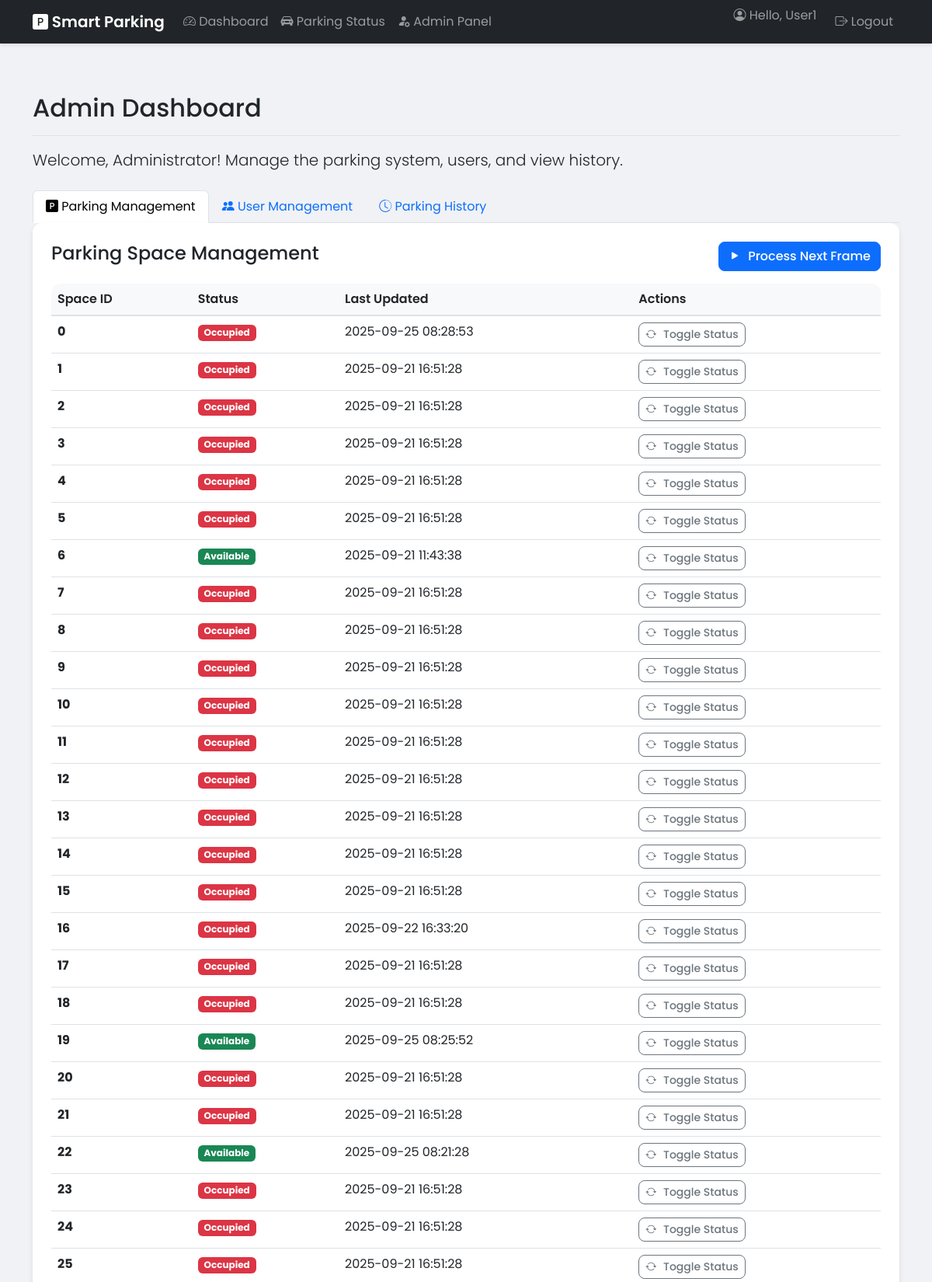
The page /admin (signed in, upper part) on the database its author committed.
### models.py (models this page shows, shortened)
class User(db.Model, UserMixin):
    id = db.Column(db.Integer, primary_key=True)
    username = db.Column(db.String(80), unique=True, nullable=False)
    email = db.Column(db.String(120), unique=True, nullable=False)
    password = db.Column(db.String(200), nullable=False)
    is_admin = db.Column(db.Boolean, default=False)
    created_at = db.Column(db.DateTime, default=datetime.utcnow)

class ParkingSpace(db.Model):
    id = db.Column(db.Integer, primary_key=True)
    space_id = db.Column(db.Integer, nullable=False)  # Matches id in bounding_boxes.json
    is_occupied = db.Column(db.Boolean, default=False)
    last_updated = db.Column(db.DateTime, default=datetime.utcnow)

### app.py (the view)
    @app.route('/admin')
    @login_required
    def admin_dashboard():
        if not current_user.is_admin:
            return redirect(url_for('dashboard'))
        users = User.query.all()
        parking_spaces = ParkingSpace.query.all()
        parking_history = ParkingHistory.query.order_by(ParkingHistory.timestamp.desc()).limit(50).all()
        return render_template('admin.html',
                              users=users,
                              parking_spaces=parking_spaces,
                              parking_history=parking_history)

### templates/admin.html (shortened to what this page needs)
{% extends "base.html" %}
{% block content %}
<div class="d-flex justify-content-between flex-wrap flex-md-nowrap align-items-center pt-3 pb-2 mb-3 border-bottom">
    <h1 class="h2">Admin Dashboard</h1>
</div>
<p class="lead">Welcome, Administrator! Manage the parking system, users, and view history.</p>
<div class="row mt-4">
    <div class="col-md-12">
        <ul class="nav nav-tabs" id="adminTabs" role="tablist">
            <li class="nav-item" role="presentation">
                <button class="nav-link active" id="parking-tab" data-bs-toggle="tab" data-bs-target="#parking" type="button" role="tab"><i class="bi bi-p-square-fill"></i> Parking Management</button>
            </li>
            <li class="nav-item" role="presentation">
                <button class="nav-link" id="users-tab" data-bs-toggle="tab" data-bs-target="#users" type="button" role="tab"><i class="bi bi-people-fill"></i> User Management</button>
            </li>
            <li class="nav-item" role="presentation">
                <button class="nav-link" id="history-tab" data-bs-toggle="tab" data-bs-target="#history" type="button" role="tab"><i class="bi bi-clock-history"></i> Parking History</button>
            </li>
        </ul>
        <div class="tab-content card" id="adminTabsContent">
            <div class="tab-pane fade show active p-4" id="parking" role="tabpanel">
                <div class="d-flex justify-content-between align-items-center mb-3">
                    <h4>Parking Space Management</h4>
                    <button id="processFrameBtn" class="btn btn-primary"><i class="bi bi-play-fill"></i> Process Next Frame</button>
                </div>
                <div class="table-responsive">
                    <table class="table table-hover">
                        <thead>
                            <tr>
                                <th>Space ID</th>
                                <th>Status</th>
                                <th>Last Updated</th>
                                <th>Actions</th>
                            </tr>
                        </thead>
                        <tbody>
                            {% for space in parking_spaces %}
                            <tr>
                                <td><strong>{{ space.space_id }}</strong></td>
                                <td>
                                    {% if space.is_occupied %}
                                        <span class="badge bg-danger">Occupied</span>
                                    {% else %}
                                        <span class="badge bg-success">Available</span>
                                    {% endif %}
                                </td>
                                <td>{{ space.last_updated.strftime('%Y-%m-%d %H:%M:%S') if space.last_updated else 'N/A' }}</td>
                                <td>
                                    <button class="btn btn-sm btn-outline-secondary toggle-space" data-space-id="{{ space.space_id }}">
                                        <i class="bi bi-arrow-repeat"></i> Toggle Status
                                    </button>
                                </td>
                            </tr>
                            {% endfor %}
                        </tbody>
                    </table>
                </div>
            </div>
        </div>
    </div>
</div>
{% endblock %}

### templates/base.html (shortened to what this page needs)
<!DOCTYPE html>
<html lang="en">
<head>
    <link href="https://cdn.jsdelivr.net/npm/bootstrap@5.3.0/dist/css/bootstrap.min.css" rel="stylesheet">
    <link rel="stylesheet" href="https://cdn.jsdelivr.net/npm/bootstrap-icons@1.10.5/font/bootstrap-icons.css">
    <link rel="stylesheet" href="{{ url_for('static', filename='css/style.css') }}">
</head>
<body>
    <nav class="navbar navbar-expand-lg navbar-dark bg-dark">
        <div class="container">
            <a class="navbar-brand" href="{{ url_for('index') }}"><i class="bi bi-p-square-fill"></i> Smart Parking</a>
            <div class="collapse navbar-collapse" id="navbarNav">
                <ul class="navbar-nav me-auto">
                    {% if current_user.is_authenticated %}
                        <li class="nav-item">
                            <a class="nav-link" href="{{ url_for('dashboard') }}"><i class="bi bi-speedometer2"></i> Dashboard</a>
                        </li>
                        <li class="nav-item">
                            <a class="nav-link" href="{{ url_for('parking_status') }}"><i class="bi bi-car-front-fill"></i> Parking Status</a>
                        </li>
                        {% if current_user.is_admin %}
                            <li class="nav-item">
                                <a class="nav-link" href="{{ url_for('admin_dashboard') }}"><i class="bi bi-person-fill-gear"></i> Admin Panel</a>
                            </li>
                        {% endif %}
                    {% endif %}
                </ul>
                <ul class="navbar-nav">
                    {% if current_user.is_authenticated %}
                        <li class="nav-item">
                            <span class="navbar-text me-3"><i class="bi bi-person-circle"></i> Hello, {{ current_user.username }}</span>
                        </li>
                        <li class="nav-item">
                            <a class="nav-link" href="{{ url_for('auth.logout') }}"><i class="bi bi-box-arrow-right"></i> Logout</a>
                        </li>
                    {% endif %}
                </ul>
            </div>
        </div>
    </nav>
    <div class="container mt-5">
        {% block content %}{% endblock %}
    </div>
</body>
</html>

### static/css/style.css (style rules this page uses)
body { font-family: 'Poppins', sans-serif; background-color: #f0f2f5; }
.navbar { box-shadow: 0 2px 4px rgba(0,0,0,0.1); }
.navbar-brand { font-weight: 600; }
.card { border: none; border-radius: 0.75rem; box-shadow: 0 4px 6px rgba(0, 0, 0, 0.1); margin-bottom: 1.5rem; transition: all 0.3s ease; }
.btn { border-radius: 0.5rem; font-weight: 500; }
.btn-primary { background-color: #0d6efd; border-color: #0d6efd; }
.table { background-color: #fff; border-radius: 0.75rem; overflow: hidden; }
.table thead th { background-color: #f8f9fa; border-bottom: 2px solid #dee2e6; font-weight: 600; }
.btn i { margin-right: 5px; }

### rows shown on the page
User: username "User1"
ParkingSpace: space_id "0", is_occupied "Occupied", last_updated "2025-09-25 08:28:53"
ParkingSpace: space_id "1", is_occupied "Occupied", last_updated "2025-09-21 16:51:28"
ParkingSpace: space_id "2", is_occupied "Occupied", last_updated "2025-09-21 16:51:28"
ParkingSpace: space_id "3", is_occupied "Occupied", last_updated "2025-09-21 16:51:28"
ParkingSpace: space_id "4", is_occupied "Occupied", last_updated "2025-09-21 16:51:28"
ParkingSpace: space_id "5", is_occupied "Occupied", last_updated "2025-09-21 16:51:28"
ParkingSpace: space_id "6", is_occupied "Available", last_updated "2025-09-21 11:43:38"
ParkingSpace: space_id "7", is_occupied "Occupied", last_updated "2025-09-21 16:51:28"
ParkingSpace: space_id "8", is_occupied "Occupied", last_updated "2025-09-21 16:51:28"
ParkingSpace: space_id "9", is_occupied "Occupied", last_updated "2025-09-21 16:51:28"
ParkingSpace: space_id "10", is_occupied "Occupied", last_updated "2025-09-21 16:51:28"
ParkingSpace: space_id "11", is_occupied "Occupied", last_updated "2025-09-21 16:51:28"
ParkingSpace: space_id "12", is_occupied "Occupied", last_updated "2025-09-21 16:51:28"
ParkingSpace: space_id "13", is_occupied "Occupied", last_updated "2025-09-21 16:51:28"
ParkingSpace: space_id "14", is_occupied "Occupied", last_updated "2025-09-21 16:51:28"
ParkingSpace: space_id "15", is_occupied "Occupied", last_updated "2025-09-21 16:51:28"
ParkingSpace: space_id "16", is_occupied "Occupied", last_updated "2025-09-22 16:33:20"
ParkingSpace: space_id "17", is_occupied "Occupied", last_updated "2025-09-21 16:51:28"
ParkingSpace: space_id "18", is_occupied "Occupied", last_updated "2025-09-21 16:51:28"
ParkingSpace: space_id "19", is_occupied "Available", last_updated "2025-09-25 08:25:52"
ParkingSpace: space_id "20", is_occupied "Occupied", last_updated "2025-09-21 16:51:28"
ParkingSpace: space_id "21", is_occupied "Occupied", last_updated "2025-09-21 16:51:28"
ParkingSpace: space_id "22", is_occupied "Available", last_updated "2025-09-25 08:21:28"
ParkingSpace: space_id "23", is_occupied "Occupied", last_updated "2025-09-21 16:51:28"
ParkingSpace: space_id "24", is_occupied "Occupied", last_updated "2025-09-21 16:51:28"
ParkingSpace: space_id "25", is_occupied "Occupied", last_updated "2025-09-21 16:51:28"
